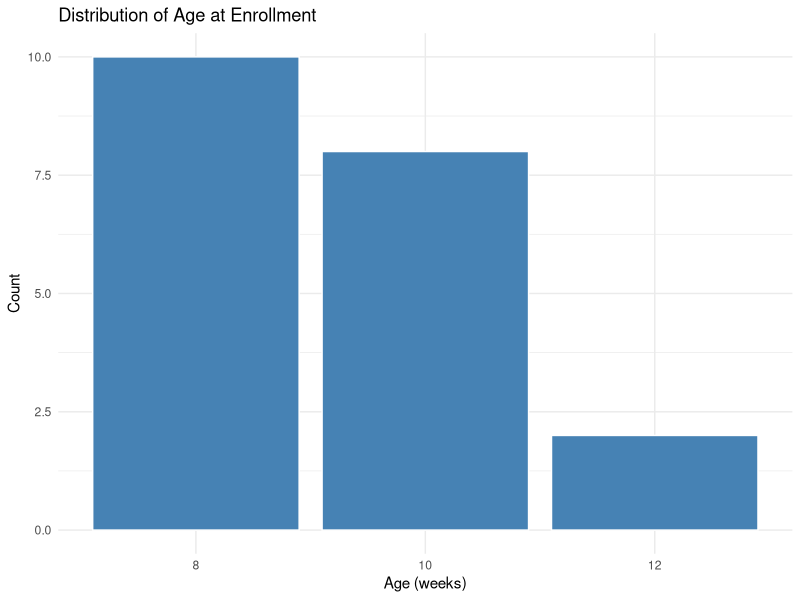
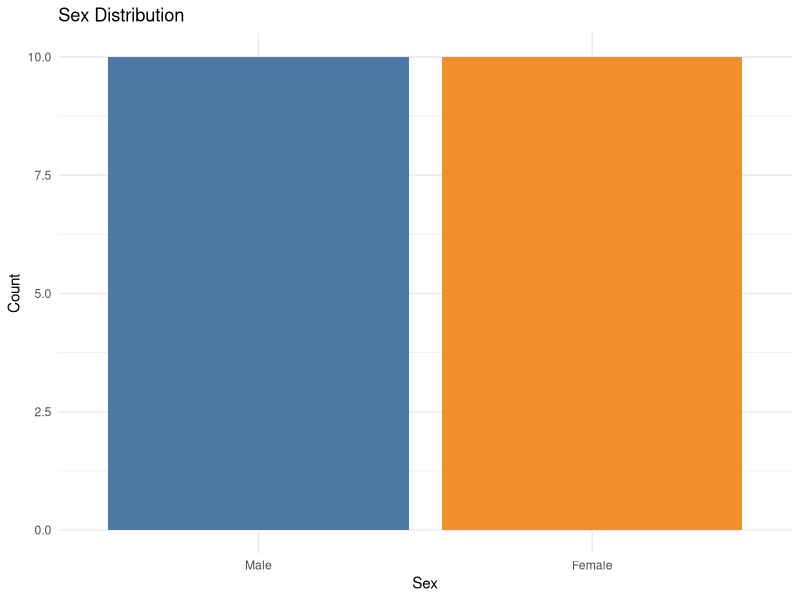
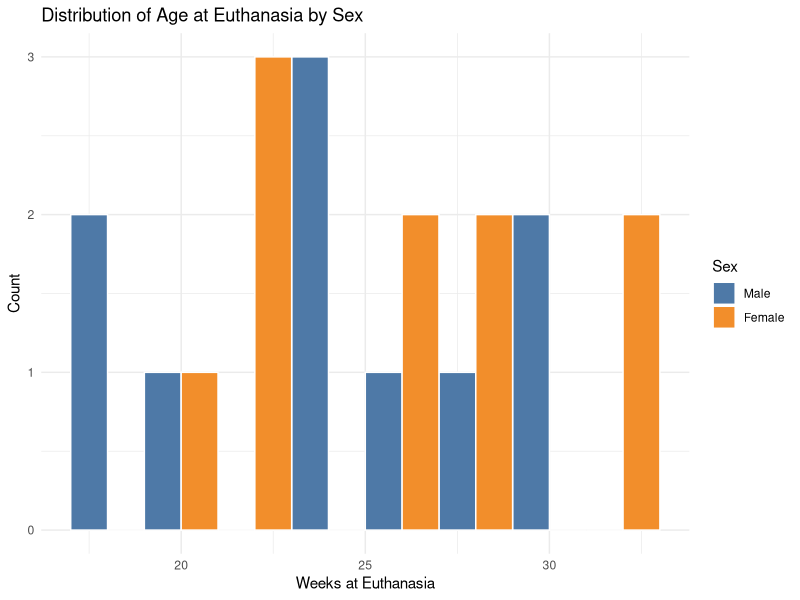
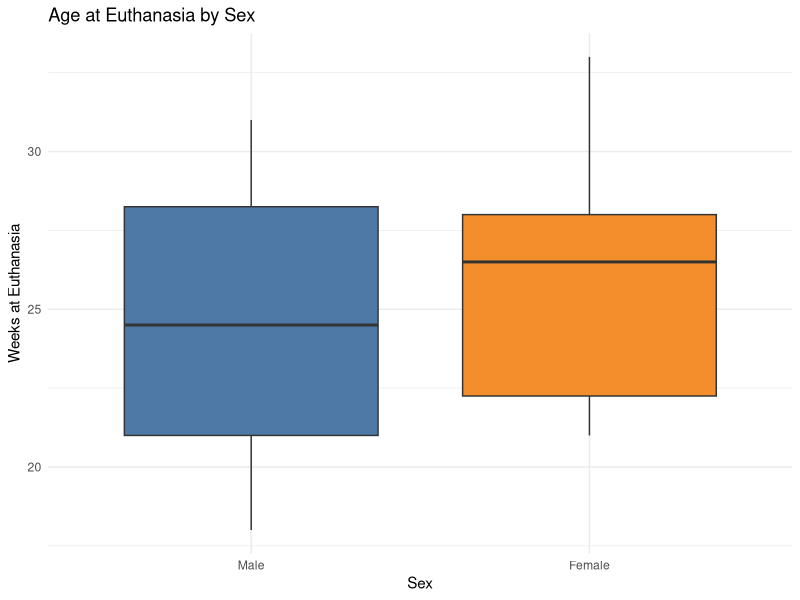
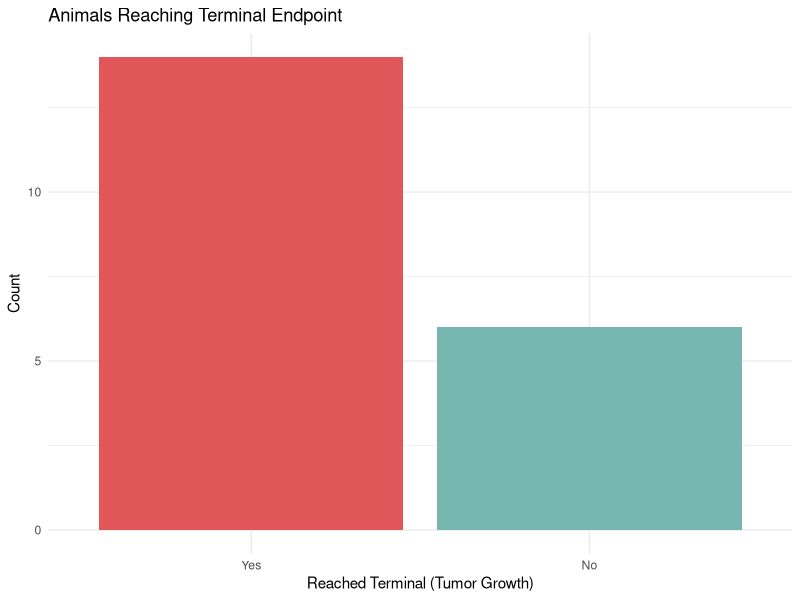
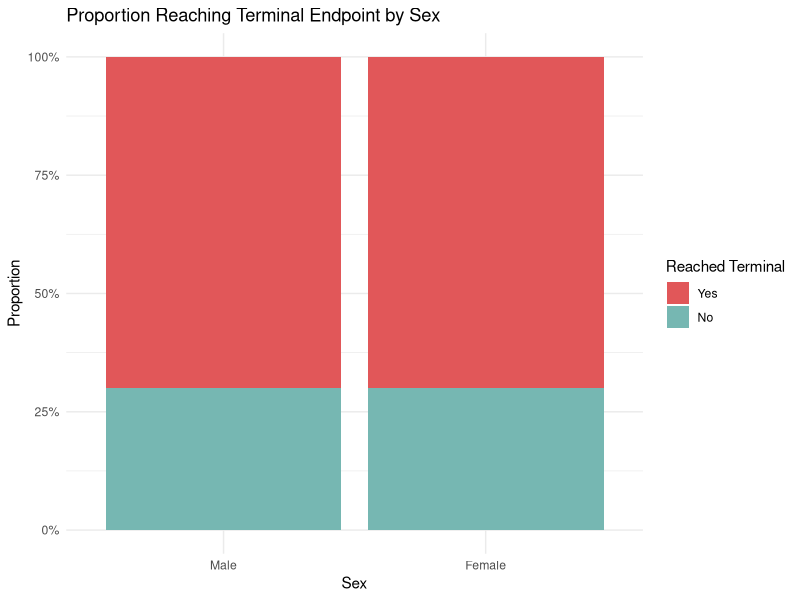
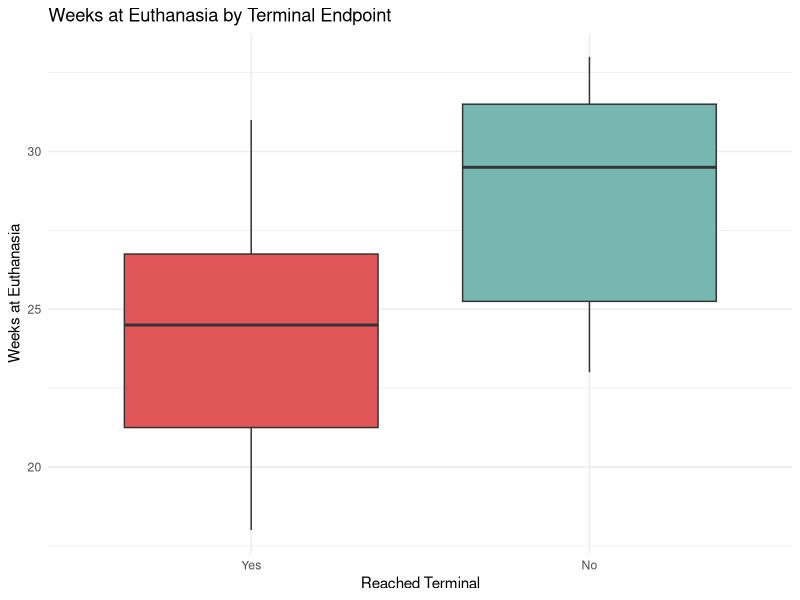

Source code (R) for these figures, in order:
## ---- chunk 1
knitr::opts_chunk$set(echo = TRUE, warning = FALSE, message = FALSE)
## ---- chunk 2
library(ggplot2)
library(dplyr)
library(tidyr)
library(knitr)
library(scales)

# Load data — replace the path below with your actual data file
data <- read.csv("data/sample_data.csv", stringsAsFactors = FALSE)

# Ensure correct types
data$sex             <- factor(data$sex, levels = c("M", "F"), labels = c("Male", "Female"))
data$reached_terminal <- factor(data$reached_terminal, levels = c("Yes", "No"))

kable(head(data), caption = "First rows of the dataset")
## ---- chunk 3
cat("Summary of Age (weeks):\n")
summary(data$age_weeks)
## ---- chunk 4
ggplot(data, aes(x = factor(age_weeks))) +
  geom_bar(fill = "steelblue", color = "white") +
  labs(
    title = "Distribution of Age at Enrollment",
    x     = "Age (weeks)",
    y     = "Count"
  ) +
  theme_minimal()
## ---- chunk 5
sex_table <- table(data$sex)
kable(as.data.frame(sex_table), col.names = c("Sex", "Count"),
      caption = "Animal counts by sex")
## ---- chunk 6
ggplot(data, aes(x = sex, fill = sex)) +
  geom_bar(show.legend = FALSE) +
  scale_fill_manual(values = c("Male" = "#4E79A7", "Female" = "#F28E2B")) +
  labs(
    title = "Sex Distribution",
    x     = "Sex",
    y     = "Count"
  ) +
  theme_minimal()
## ---- chunk 7
cat("Summary of Weeks at Euthanasia:\n")
summary(data$weeks_at_euthanasia)
## ---- chunk 8
ggplot(data, aes(x = weeks_at_euthanasia, fill = sex)) +
  geom_histogram(binwidth = 2, color = "white", position = "dodge") +
  scale_fill_manual(values = c("Male" = "#4E79A7", "Female" = "#F28E2B")) +
  labs(
    title = "Distribution of Age at Euthanasia by Sex",
    x     = "Weeks at Euthanasia",
    y     = "Count",
    fill  = "Sex"
  ) +
  theme_minimal()
## ---- chunk 9
ggplot(data, aes(x = sex, y = weeks_at_euthanasia, fill = sex)) +
  geom_boxplot(show.legend = FALSE, outlier.shape = 21) +
  scale_fill_manual(values = c("Male" = "#4E79A7", "Female" = "#F28E2B")) +
  labs(
    title = "Age at Euthanasia by Sex",
    x     = "Sex",
    y     = "Weeks at Euthanasia"
  ) +
  theme_minimal()
## ---- chunk 10
terminal_table <- table(data$reached_terminal)
terminal_pct   <- prop.table(terminal_table) * 100

kable(
  data.frame(
    Reached_Terminal = names(terminal_table),
    Count            = as.integer(terminal_table),
    Percent          = round(as.numeric(terminal_pct), 1)
  ),
  caption = "Terminal endpoint counts and percentages"
)
## ---- chunk 11
ggplot(data, aes(x = reached_terminal, fill = reached_terminal)) +
  geom_bar(show.legend = FALSE) +
  scale_fill_manual(values = c("Yes" = "#E15759", "No" = "#76B7B2")) +
  labs(
    title = "Animals Reaching Terminal Endpoint",
    x     = "Reached Terminal (Tumor Growth)",
    y     = "Count"
  ) +
  theme_minimal()
## ---- chunk 12
ct <- table(Sex = data$sex, Terminal = data$reached_terminal)
kable(ct, caption = "Terminal endpoint by sex")
## ---- chunk 13
ggplot(data, aes(x = sex, fill = reached_terminal)) +
  geom_bar(position = "fill") +
  scale_fill_manual(values = c("Yes" = "#E15759", "No" = "#76B7B2")) +
  scale_y_continuous(labels = scales::percent) +
  labs(
    title = "Proportion Reaching Terminal Endpoint by Sex",
    x     = "Sex",
    y     = "Proportion",
    fill  = "Reached Terminal"
  ) +
  theme_minimal()
## ---- chunk 14
data %>%
  group_by(reached_terminal) %>%
  summarise(
    n        = n(),
    mean_wks = round(mean(weeks_at_euthanasia), 1),
    sd_wks   = round(sd(weeks_at_euthanasia), 1),
    min_wks  = min(weeks_at_euthanasia),
    max_wks  = max(weeks_at_euthanasia)
  ) %>%
  kable(
    col.names = c("Reached Terminal", "N", "Mean Weeks", "SD", "Min", "Max"),
    caption   = "Weeks at euthanasia by terminal endpoint"
  )
## ---- chunk 15
ggplot(data, aes(x = reached_terminal, y = weeks_at_euthanasia, fill = reached_terminal)) +
  geom_boxplot(show.legend = FALSE, outlier.shape = 21) +
  scale_fill_manual(values = c("Yes" = "#E15759", "No" = "#76B7B2")) +
  labs(
    title = "Weeks at Euthanasia by Terminal Endpoint",
    x     = "Reached Terminal",
    y     = "Weeks at Euthanasia"
  ) +
  theme_minimal()
## ---- chunk 16
t_result <- t.test(weeks_at_euthanasia ~ reached_terminal, data = data)
cat(sprintf(
  "Welch two-sample t-test\n  t = %.3f, df = %.1f, p-value = %.4f\n",
  t_result$statistic, t_result$parameter, t_result$p.value
))
## ---- chunk 17
chi_result <- chisq.test(table(data$sex, data$reached_terminal))
cat(sprintf(
  "Chi-squared test\n  X² = %.3f, df = %d, p-value = %.4f\n",
  chi_result$statistic, chi_result$parameter, chi_result$p.value
))
## ---- chunk 18
sessionInfo()
